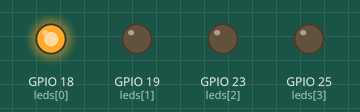
Simulated run of this program. Board: ESP32 board running MicroPython. Shown: output pins drawn as LEDs (lit = HIGH).

Above: at 0.2 s.
At 1.7 s:
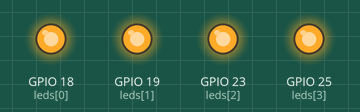
At 2.2 s:
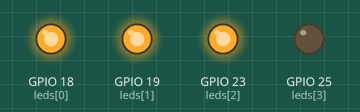
At 3.7 s:
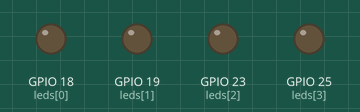
At 4.7 s:
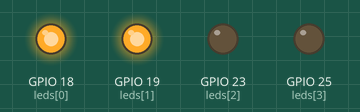
Timing chart, 0 to 5.2 s (numbered marks = the images above):
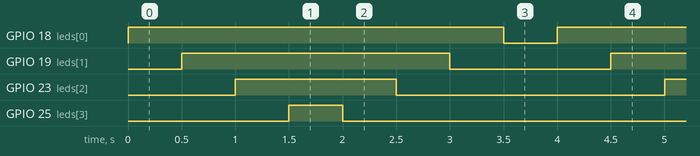

Measured:
- by itself, GPIO 18 (leds[0]): alternates HIGH for 3.5 s and LOW for 0.50 s
- by itself, GPIO 19 (leds[1]): alternates HIGH for 2.5 s and LOW for 1.5 s
- by itself, GPIO 23 (leds[2]): alternates HIGH for 1.5 s and LOW for 2.5 s
- by itself, GPIO 25 (leds[3]): alternates HIGH for 0.50 s and LOW for 3.5 s

The program:

main.py
```python
# MicroPython code to control LEDs connected to pins 18, 19, 23,
# and 25 of your ESP32, turning them on and off in sequence

from machine import Pin
from time import sleep

# Define LED pins
led_pins = [18, 19, 23, 25]

# Initialize LED pins as output
leds = [Pin(pin, Pin.OUT) for pin in led_pins]

while True:
    # Turn on LEDs in sequence
    for led in leds:
        led.value(1)  # Turn LED on
        sleep(0.5)    # Delay for visibility

    # Turn off LEDs in reverse sequence
    for led in reversed(leds):
        led.value(0)  # Turn LED off
        sleep(0.5)    # Delay for visibility
```
